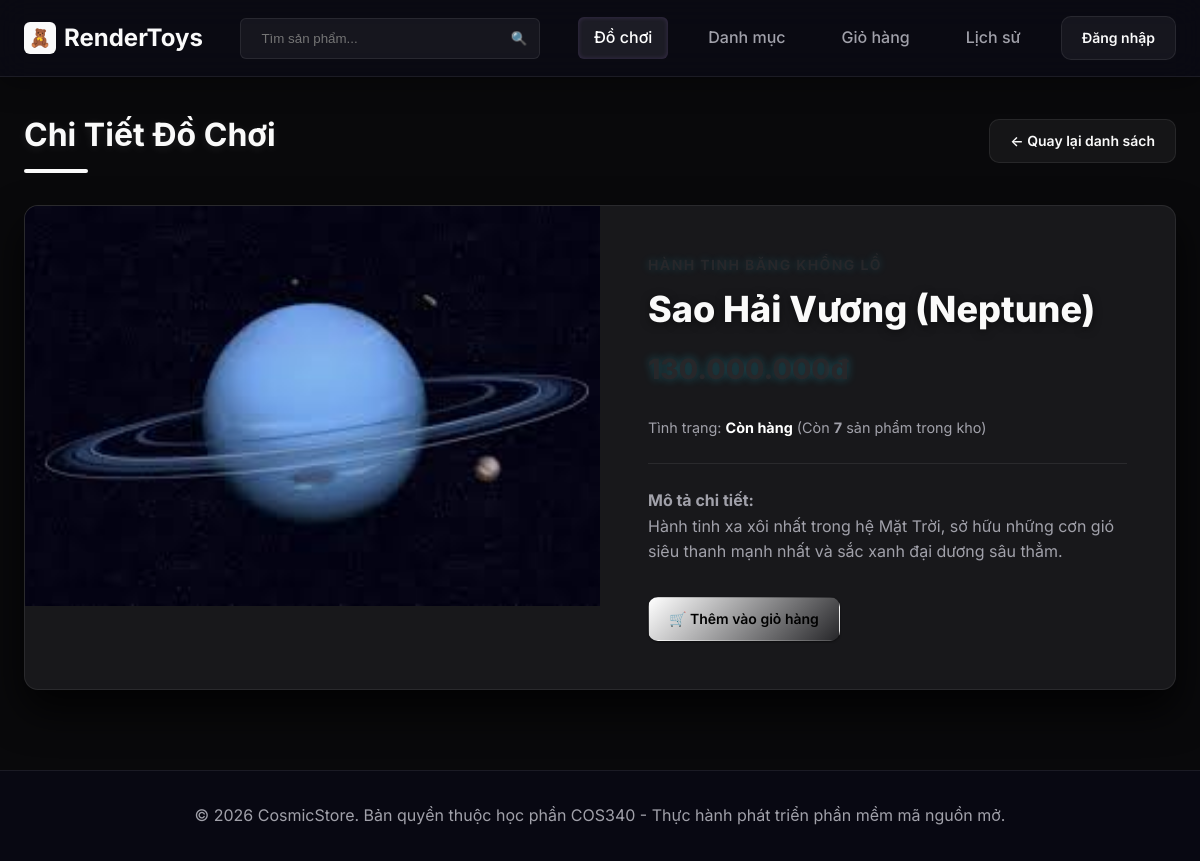
Page /product/show/6 on the earlier database version.
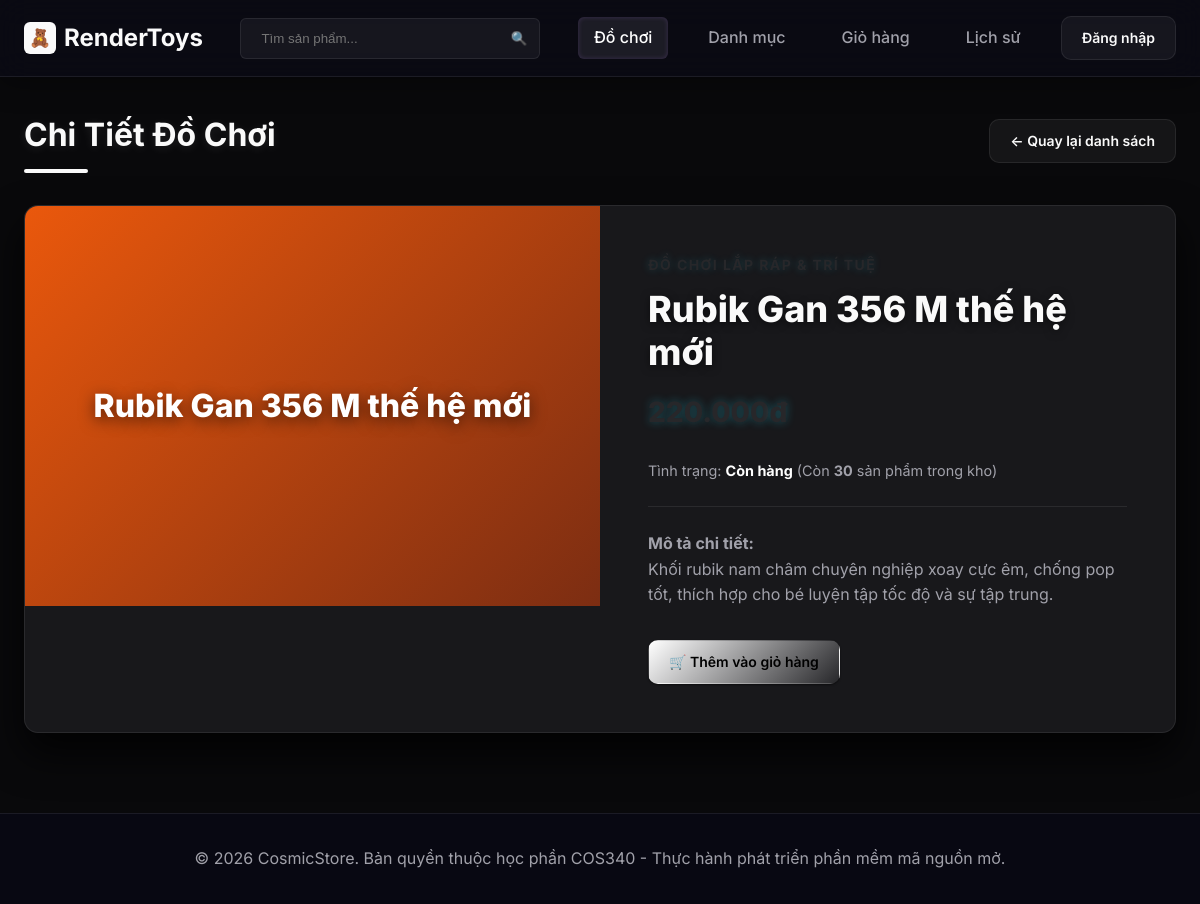
Same page on the later database version.
### tables this page shows
CREATE TABLE IF NOT EXISTS `products` (
  `id` INT AUTO_INCREMENT PRIMARY KEY,
  `name` VARCHAR(255) NOT NULL,
  `description` TEXT NULL,
  `price` DECIMAL(12,2) NOT NULL,
  `image` VARCHAR(255) NULL,
  `category_id` INT NOT NULL,
  `stock_quantity` INT NOT NULL DEFAULT 10,
  FOREIGN KEY (`category_id`) REFERENCES `categories`(`id`) ON DELETE CASCADE
);

### app/database/Database.php (called while the page is built, shortened)
<?php
class Database {
    private static $conn = null;
    public static function getConnection() {
        if (self::$conn === null) {
            $db = new self();
            try {
                self::$conn = new PDO(
                    "mysql:host=" . $db->host . ";dbname=" . $db->db_name . ";charset=utf8mb4",
                    $db->username,
                    $db->password
                );
                self::$conn->exec("SET NAMES utf8mb4");
                self::$conn->setAttribute(PDO::ATTR_ERRMODE, PDO::ERRMODE_EXCEPTION);
                self::$conn->setAttribute(PDO::ATTR_DEFAULT_FETCH_MODE, PDO::FETCH_ASSOC);
            } catch (PDOException $exception) {
                die("Lỗi kết nối cơ sở dữ liệu: " . $exception->getMessage());
            }
        }
        return self::$conn;
    }
}

### app/controllers/ProductController.php (called while the page is built, shortened)
<?php
class ProductController {
    private $productModel;
    public function __construct() {
        $this->productModel = new ProductModel();
    }
    public function show($id) {
        $product = $this->productModel->getById($id);
        require_once __DIR__ . '/../views/share/header.php';
        require_once __DIR__ . '/../views/product/show.php';
        require_once __DIR__ . '/../views/share/footer.php';
    }
}

### app/models/ProductModel.php (called while the page is built, shortened)
<?php
class ProductModel {
    private $db;
    public function __construct() {
        $this->db = Database::getConnection();
    }
    public function getById($id) {
        $query = "SELECT p.*, c.name AS category_name
                  FROM products p
                  JOIN categories c ON p.category_id = c.id
                  WHERE p.id = :id LIMIT 0,1";
        $stmt = $this->db->prepare($query);
        $stmt->bindParam(':id', $id, PDO::PARAM_INT);
        $stmt->execute();
        return $stmt->fetch();
    }
}

### app/views/product/show.php (the view, shortened to what this page needs)
<div class="page-header">
    <h1 class="page-title">Chi Tiết Đồ Chơi</h1>
    <a href="<?php echo BASE_PATH; ?>/product" class="btn btn-secondary">&larr; Quay lại danh sách</a>
</div>
<?php
    $imagePath = BASE_PATH . '/public/uploads/' . $product['image'];
    $hasImage = !empty($product['image']) && file_exists(__DIR__ . '/../../../public/uploads/' . $product['image']);
    $gradientClass = 'placeholder-img-default';
    if ($product['category_id'] == 1) {
        $gradientClass = 'placeholder-img-1';
    } elseif ($product['category_id'] == 2) {
        $gradientClass = 'placeholder-img-2';
    } elseif ($product['category_id'] == 3) {
        $gradientClass = 'placeholder-img-3';
    }
?>
<div class="product-detail-card">
    <div class="detail-img-container">
        <?php if ($hasImage): ?>
            <img src="<?php echo $imagePath; ?>" alt="<?php echo htmlspecialchars($product['name']); ?>" style="width:100%; height:100%; object-fit:cover;">
        <?php else: ?>
            <div class="detail-img-placeholder <?php echo $gradientClass; ?>">
                <span><?php echo htmlspecialchars($product['name']); ?></span>
            </div>
        <?php endif; ?>
    </div>
    <div class="detail-info">
        <span class="detail-category"><?php echo htmlspecialchars($product['category_name']); ?></span>
        <h2 class="detail-title"><?php echo htmlspecialchars($product['name']); ?></h2>
        <div class="detail-price"><?php echo number_format($product['price'], 0, ',', '.'); ?>đ</div>
        <div style="font-size: 0.9rem; color: var(--text-secondary); margin-bottom: 1.5rem;">
            Tình trạng:
            <?php if ($product['stock_quantity'] > 0): ?>
                <span style="color: var(--success); font-weight: 700;">Còn hàng</span> (Còn <strong><?php echo $product['stock_quantity']; ?></strong> sản phẩm trong kho)
            <?php else: ?>
                <span style="color: var(--danger); font-weight: 700;">🚫 Hết hàng</span>
            <?php endif; ?>
        </div>
        <p class="detail-desc">
            <strong>Mô tả chi tiết:</strong><br>
            <?php echo nl2br(htmlspecialchars($product['description'])); ?>
        </p>
        <div class="detail-actions">
            <?php if ($product['stock_quantity'] > 0): ?>
                <a href="<?php echo BASE_PATH; ?>/cart/add/<?php echo $product['id']; ?>" class="btn btn-primary" style="background: linear-gradient(135deg, var(--primary) 0%, var(--secondary) 100%);">🛒 Thêm vào giỏ hàng</a>
            <?php else: ?>
                <button class="btn btn-secondary" style="cursor: not-allowed;" disabled>🚫 Đã hết hàng</button>
            <?php endif; ?>
        </div>
    </div>
</div>

### index.php (shortened to what this page needs)
<?php
spl_autoload_register(function ($className) {
    $paths = [
        __DIR__ . '/app/controllers/',
        __DIR__ . '/app/models/',
        __DIR__ . '/app/database/'
    ];
    foreach ($paths as $path) {
        $file = $path . $className . '.php';
        if (file_exists($file)) {
            return;
        }
    }
});
$url = '';
if (isset($_GET['url'])) {
    $url = $_GET['url'];
}
$urlParts = explode('/', $url);
$actionName = isset($urlParts[1]) && !empty($urlParts[1]) ? $urlParts[1] : 'index';
$param = isset($urlParts[2]) ? $urlParts[2] : null;
$controllerInstance = new $controllerName();
if (method_exists($controllerInstance, $actionName)) {
    if ($param !== null) {
        $controllerInstance->$actionName($param);
    } else {
        $controllerInstance->$actionName();
    }
}

### app/views/share/header.php (shortened to what this page needs)
<!DOCTYPE html>
<html lang="vi">
<head>
    <link rel="stylesheet" href="<?php echo BASE_PATH; ?>/public/css/style.css">
</head>
<body>
    <header>
        <div class="nav-container">
            <a href="<?php echo BASE_PATH; ?>/product" class="logo">
                <div class="logo-icon">🧸</div>
                RenderToys
            </a>
            <form action="<?php echo BASE_PATH; ?>/product" method="GET" class="search-bar">
                <input type="text" name="search" class="search-input" placeholder="Tìm sản phẩm..." value="<?php echo isset($_GET['search']) ? htmlspecialchars($_GET['search']) : ''; ?>">
                <button type="submit" class="search-btn">🔍</button>
            </form>
            <?php
                $reqUrl = isset($_GET['url']) ? $_GET['url'] : '';
                $reqParts = explode('/', $reqUrl);
                $isCategoryModule = isset($reqParts[0]) && strtolower($reqParts[0]) === 'category';
                $isCartModule = isset($reqParts[0]) && strtolower($reqParts[0]) === 'cart';
                $isHistoryModule = isset($reqParts[0]) && strtolower($reqParts[0]) === 'history';
                $cartCount = 0;
            ?>
            <div class="nav-links">
                <a href="<?php echo BASE_PATH; ?>/product" class="nav-link <?php echo (!$isCategoryModule && !$isCartModule && !$isHistoryModule) ? 'active' : ''; ?>">Đồ chơi</a>
                <a href="<?php echo BASE_PATH; ?>/category" class="nav-link <?php echo $isCategoryModule ? 'active' : ''; ?>">Danh mục</a>
                <a href="<?php echo BASE_PATH; ?>/cart" class="nav-link <?php echo $isCartModule ? 'active' : ''; ?>">
                    Giỏ hàng<?php if ($cartCount > 0): ?><span class="badge-cart-count"><?php echo $cartCount; ?></span><?php endif; ?>
                </a>
                <a href="<?php echo BASE_PATH; ?>/history" class="nav-link <?php echo $isHistoryModule ? 'active' : ''; ?>">Lịch sử</a>
                <?php if (isset($_SESSION['user_id'])): ?>
                    <?php if (isset($_SESSION['role']) && $_SESSION['role'] === 'admin'): ?>
                        <a href="<?php echo BASE_PATH; ?>/product/add" class="btn btn-primary">+ Thêm mới</a>
                    <?php endif; ?>
                    <div class="user-menu">
                        <div class="user-avatar"><?php echo mb_substr($_SESSION['fullname'], 0, 1, 'UTF-8'); ?></div>
                        <span class="user-name"><?php echo htmlspecialchars($_SESSION['fullname']); ?></span>
                        <a href="<?php echo BASE_PATH; ?>/account/logout" class="btn btn-secondary" style="padding: 0.25rem 0.75rem; font-size: 0.8rem; margin-left: 0.5rem;">Đăng xuất</a>
                    </div>
                <?php else: ?>
                    <a href="<?php echo BASE_PATH; ?>/account/login" class="btn btn-secondary">Đăng nhập</a>
                <?php endif; ?>
            </div>
        </div>
    </header>
    <main>

### app/views/share/footer.php (shortened to what this page needs)
    </main>
    <footer>
        <p>&copy; <?php echo date('Y'); ?> CosmicStore. Bản quyền thuộc học phần COS340 - Thực hành phát triển phần mềm mã nguồn mở.</p>
    </footer>
</body>
</html>

Differences in the rows shown:
changed products: category_id 3 → 1 (drawn); image "Sao Hải Vương.jpg" → empty (drawn); name (not shown) → "Rubik Gan 356 M thế hệ mới"; name "Sao Hải Vương (Neptune)" → "Rubik Gan 356 M thế hệ mới"; price "130.000.000" → "220.000"; stock_quantity "7" → "30"; description "Hành tinh xa xôi nhất trong hệ Mặt Trời, sở hữu những cơn gió siêu thanh mạnh nhất và sắc xanh đại dương sâu thẳm." → "Khối rubik nam châm chuyên nghiệp xoay cực êm, chống pop tốt, thích hợp cho bé luyện tập tốc độ và sự tập trung."; image: picture removed
